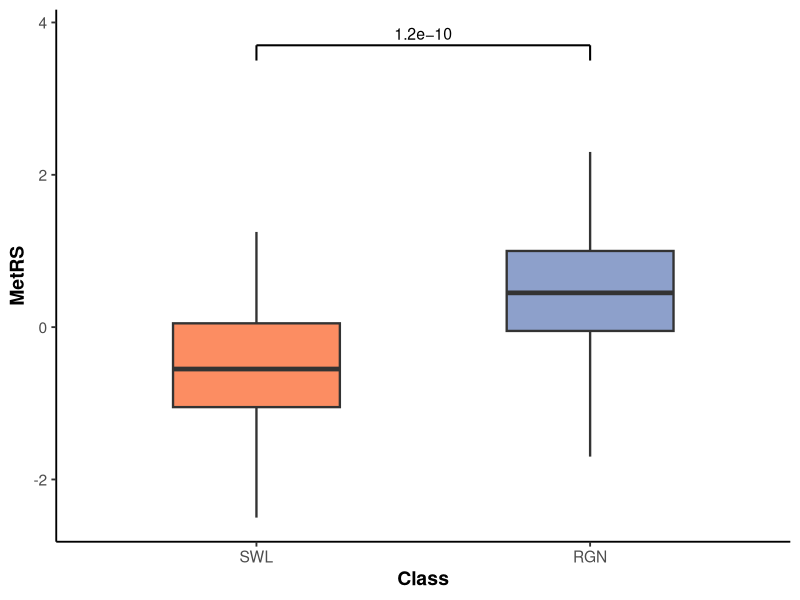

Recreate this plot in R.
library(ggplot2)
library(RColorBrewer)

# Read pre-summarised box statistics
d = read.csv("data.csv")

# Colours from Set2
cols = brewer.pal(3, "Set2")[c(2, 3)]   # blue-ish, gold-ish
names(cols) = c("SWL", "RGN")

p = ggplot(d, aes(x = group, fill = group)) +
  geom_boxplot(
    aes(
      ymin   = whisker_low,
      lower  = q1,
      middle = median,
      upper  = q3,
      ymax   = whisker_high
    ),
    stat = "identity",
    width = 0.5,
    linewidth = 0.8,
    outlier.shape = NA
  ) +
  # significance bracket
  annotate("segment", x = 1, xend = 2, y = 3.7, yend = 3.7, linewidth = 0.7) +
  annotate("segment", x = 1, xend = 1, y = 3.5, yend = 3.7, linewidth = 0.7) +
  annotate("segment", x = 2, xend = 2, y = 3.5, yend = 3.7, linewidth = 0.7) +
  annotate("text", x = 1.5, y = 3.85, label = "1.2e\u221210", size = 4) +
  scale_fill_manual(values = cols) +
  scale_x_discrete(limits = c("SWL", "RGN")) +
  labs(
    x = "Class",
    y = "MetRS"
  ) +
  theme_classic(base_size = 14) +
  theme(
    legend.position = "none",
    axis.title.x = element_text(face = "bold"),
    axis.title.y = element_text(face = "bold")
  )

ggsave("plot.png", p, width = 5, height = 4, dpi = 800)
